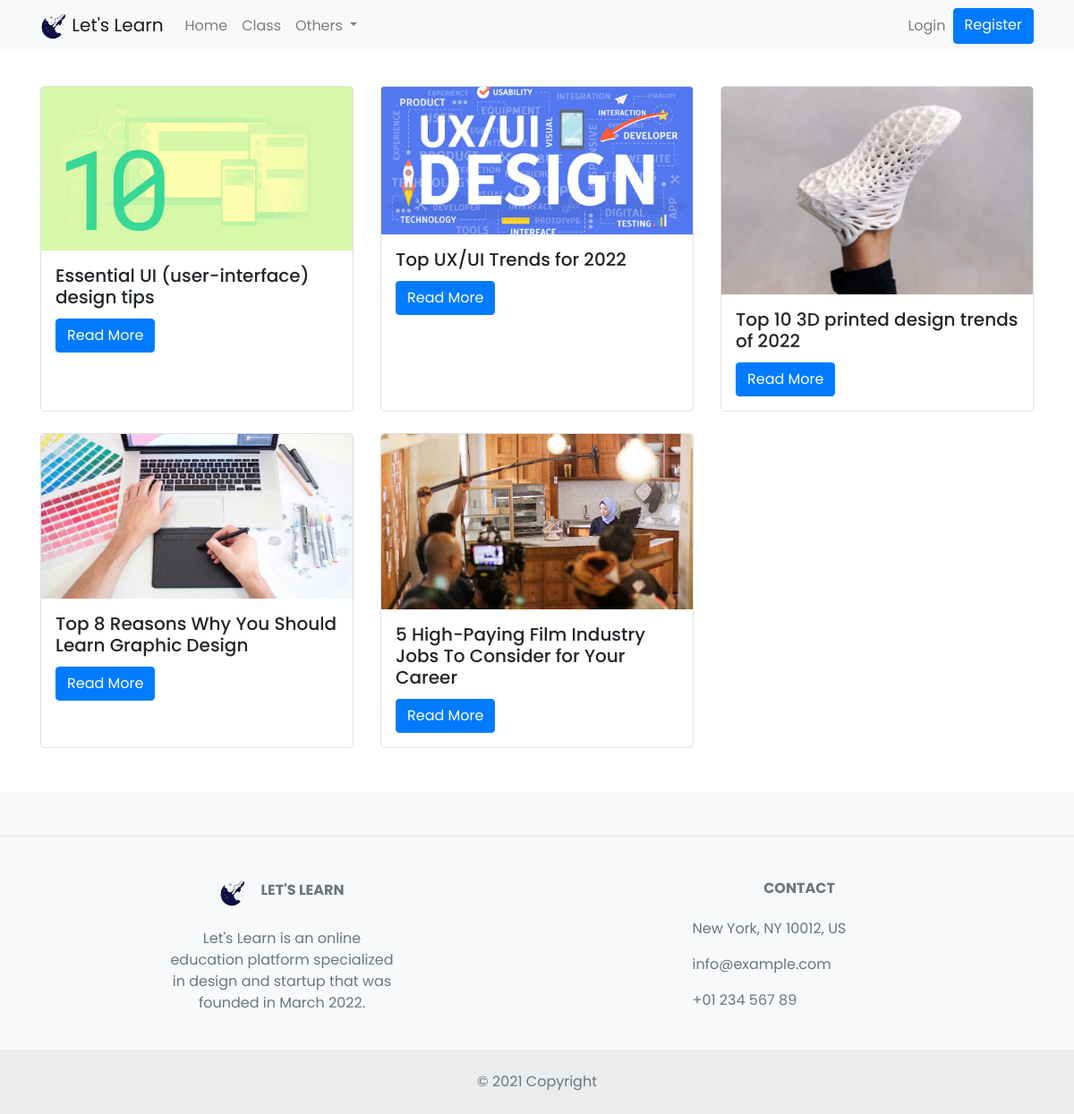
Page /front/index.php?page=blog on the committed database.
### tables this page shows
CREATE TABLE `blog` (
  `id_blog` int(11) NOT NULL,
  `id_kategori` int(11) NOT NULL,
  `judul` varchar(255) NOT NULL,
  `content` text NOT NULL,
  `thumbnail` varchar(255) NOT NULL
);

### front/blog.php (the view)
<div class="container" id="blog">
    <div class="row row-cols-1 row-cols-md-3 g-4">
        <?php
            include '../aset/lib/koneksi.php';
            $query = mysqli_query($koneksi, "SELECT * FROM blog");
            foreach($query as $data){
        ?>
        <div class="col">
            <div class="card h-100">
                <img src="../aset/img/blog/<?=$data['thumbnail']?>" class="card-img-top" alt="">
                <div class="card-body">
                    <h5 class="card-title"><?= $data['judul']?></h5>
                    <a href="index.php?page=blog_konten&id=<?=$data['id_blog']?>" class="btn btn-primary">Read More</a>
                </div>
            </div>
        </div>
        <?php
        }
        ?>
    </div>
</div>

### aset/css/style.css (style rules this page uses)
:root { --main-color:#5463ff; --color-dark:#2537ff; --text-grey: #8390A2; }
* { padding: 0; margin: 0; box-sizing: border-box; list-style-type: none; text-decoration: none; font-family: 'Poppins', sans-serif; }
.card { background: #fff; border-radius: 5px; }
.card-header, .card-body { padding: 1rem; }

### rows in the picture
blog: thumbnail (picture), judul "Essential UI (user-interface) design tips"
blog: thumbnail (picture), judul "Top UX/UI Trends for 2022"
blog: thumbnail (picture), judul "Top 10 3D printed design trends of 2022"
blog: thumbnail (picture), judul "Top 8 Reasons Why You Should Learn Graphic Design"
blog: thumbnail (picture), judul "5 High-Paying Film Industry Jobs To Consider for Your Career"
